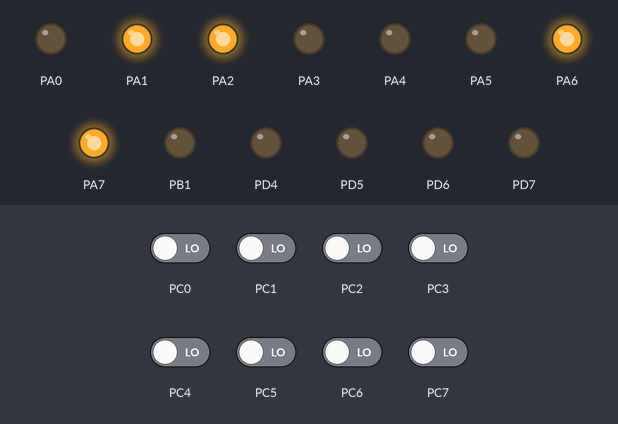
The program below on a simulated ATmega162, built with avr-gcc and emulated at 1 MHz. Shown: output pins drawn as LEDs (lit = HIGH). The test bench sets the inputs (shaded band); at power-on: PC0–7 LOW.

Above: at 0.1 s.
Timing chart, 0 to 1.6 s (numbered marks = the images above):
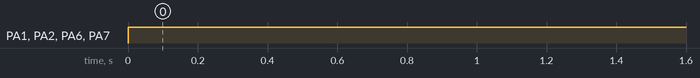

Measured:
- by itself, PA1, PA2, PA6, PA7: LOW → HIGH at 0.00 s

The program:

main.c
```c
/*
 * main.c
 *
 * Created: 9/6/2021 4:16:01 PM
 *  Author: Hp
 * CS-18141 and CS-18143 G2
 */


#include <avr/io.h>
#define F_CPU 1000000UL
#include <util/delay.h>
int GetKeyPressed(void);
int key1, key2, key3, key4;
int main(void)
{	char
	password[4]={5,2,3,4};
	char
	digit[20]={0x00,0x01,0x02,0x03,0x04,0x05,0x06,0x07,0x08, 0x09,0x0A,0x0B,0x0C,0x0D,0x0E,0x0F};
	DDRD=0xF0;
	DDRA=0xFF;
	DDRC=0x00;
	DDRB=(1<<PINB1);

	char p1, p2, p3, p4, swch, i;
	//PORTA=digit[16];
	PORTA=0b11000110;
	while(1)
	{
		//TODO:: Please write your application code
			//PORTA=0b11000110;
			swch = PINC&0b00000010;
			if (PORTA==0b11000000 & swch==0){
				PORTA=0b11000110;
			}


		    //for(i=0;i<4;i++){
				//PORTA=0b10000000;
			key1=GetKeyPressed();
				//password[i]=key1;
			//}
				/*_delay_ms(500);
				PORTA=0b00000000;
				key2= GetKeyPressed();

				_delay_ms(500);
				PORTA=0b10000000;
				key3= GetKeyPressed();
				_delay_ms(500);
				PORTA=0b00000000;
				key4= GetKeyPressed();
				//_delay_ms(400);*/
			if(key1!=16)// & key2!=16 & key3!=16 & key4!=16)
				{
					//p1=digit[password[0]];//+digit[key2]+digit[key3]+digit[key4];
					//p2=digit[password[1]];
					//p3=digit[password[2]];
					//p4=digit[password[3]];

					if (digit[key1]==password[0] )//&& digit[key2]==password[1] && digit[key3]==password[2] && digit[key4]==password[3])//p1==2 && p2==3 && p3==4 && p4==5)// & p2==0x03 & p3==0x04 & p4==0x05)
					{
						PORTA=0b11000000;

					}
					else{
						PORTA=0b11000110;
						}
				}
			//}
					/*key2= GetKeyPressed();
					if(key2!=16)
					{
						p2=digit[key2];
						if (p2==0x03){
							key3= GetKeyPressed();
							if(key3!=16)
							{
								p3=digit[key3];
								if (p3==0x04){
									key4= GetKeyPressed();
									if(key4!=16)
									{
										p4=digit[key4];
										if (p4==0x05){
											PORTA=0b11000000;

										}
										else{
											PORTA=0b11000110;
										}
										}
									}
								}
							}
						}*/

					//p2=digit[key2];
					//p3=digit[key3];
					//p4=digit[key4];


					/*if (p1==0x02 & p2==0x03 & p3==0x04 & p4==0x05){
						PORTA=0b11000000;

					}
					else{
						PORTA=0b11000110;
					}*/


	}
}
int GetKeyPressed(void)
{
	char x;
	PORTB=0x00;
	int data =0;
	//while(data<4){
	x=PINC;
	if(x==0x03)
		{
			//if(data == 0){
			key1=(PIND&0x0F);
			return key1;
			/*}
			if(data == 1){
				key2=(PIND&0x0F);
				return key2;
			}
			if(data == 2){
				key3=(PIND&0x0F);
				return key3;
			}
			if(data == 3){
				key4=(PIND&0x0F);
				return key4;
			}*/
		}
		//data=data+1;
		return 16;
//}
}
```
